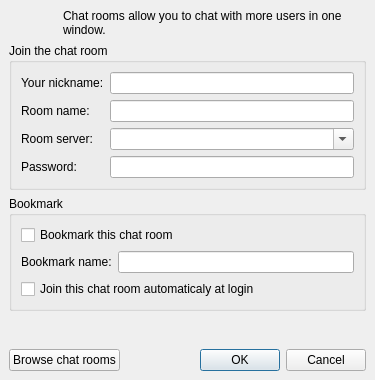
<ui version="4.0" >
 <class>joingroupchat</class>
 <widget class="QDialog" name="joingroupchat" >
  <property name="geometry" >
   <rect>
    <x>0</x>
    <y>0</y>
    <width>375</width>
    <height>380</height>
   </rect>
  </property>
  <property name="windowTitle" >
   <string>Join Chat Room</string>
  </property>
  <layout class="QGridLayout" >
   <property name="margin" >
    <number>9</number>
   </property>
   <property name="spacing" >
    <number>6</number>
   </property>
   <item row="3" column="0" >
    <spacer>
     <property name="orientation" >
      <enum>Qt::Vertical</enum>
     </property>
     <property name="sizeHint" stdset="0" >
      <size>
       <width>20</width>
       <height>40</height>
      </size>
     </property>
    </spacer>
   </item>
   <item row="0" column="0" >
    <widget class="QLabel" name="label" >
     <property name="maximumSize" >
      <size>
       <width>48</width>
       <height>48</height>
      </size>
     </property>
     <property name="text" >
      <string/>
     </property>
     <property name="pixmap" >
      <pixmap>:/images/48x48/categories/conferences.png</pixmap>
     </property>
    </widget>
   </item>
   <item row="0" column="1" >
    <widget class="QLabel" name="label_2" >
     <property name="text" >
      <string>Chat rooms allow you to chat with more users in one window.</string>
     </property>
     <property name="wordWrap" >
      <bool>true</bool>
     </property>
    </widget>
   </item>
   <item row="1" column="0" colspan="2" >
    <widget class="QGroupBox" name="groupBox" >
     <property name="title" >
      <string>Join the chat room</string>
     </property>
     <layout class="QVBoxLayout" >
      <property name="spacing" >
       <number>6</number>
      </property>
      <property name="margin" >
       <number>9</number>
      </property>
      <item>
       <layout class="QHBoxLayout" >
        <property name="spacing" >
         <number>6</number>
        </property>
        <property name="margin" >
         <number>0</number>
        </property>
        <item>
         <layout class="QVBoxLayout" >
          <property name="spacing" >
           <number>6</number>
          </property>
          <property name="margin" >
           <number>0</number>
          </property>
          <item>
           <widget class="QLabel" name="label_3" >
            <property name="text" >
             <string>Your nickname:</string>
            </property>
           </widget>
          </item>
          <item>
           <widget class="QLabel" name="label_4" >
            <property name="text" >
             <string>Room name:</string>
            </property>
           </widget>
          </item>
          <item>
           <widget class="QLabel" name="label_5" >
            <property name="text" >
             <string>Room server:</string>
            </property>
           </widget>
          </item>
          <item>
           <widget class="QLabel" name="label_6" >
            <property name="text" >
             <string>Password:</string>
            </property>
           </widget>
          </item>
         </layout>
        </item>
        <item>
         <layout class="QVBoxLayout" >
          <property name="spacing" >
           <number>6</number>
          </property>
          <property name="margin" >
           <number>0</number>
          </property>
          <item>
           <widget class="QLineEdit" name="nickname" />
          </item>
          <item>
           <widget class="QLineEdit" name="roomName" />
          </item>
          <item>
           <widget class="QComboBox" name="serverName" >
            <property name="editable" >
             <bool>true</bool>
            </property>
           </widget>
          </item>
          <item>
           <widget class="QLineEdit" name="password" />
          </item>
         </layout>
        </item>
       </layout>
      </item>
     </layout>
    </widget>
   </item>
   <item row="2" column="0" colspan="2" >
    <widget class="QGroupBox" name="groupBox_2" >
     <property name="title" >
      <string>Bookmark</string>
     </property>
     <layout class="QGridLayout" >
      <property name="margin" >
       <number>9</number>
      </property>
      <property name="spacing" >
       <number>6</number>
      </property>
      <item row="1" column="0" >
       <layout class="QHBoxLayout" >
        <property name="spacing" >
         <number>6</number>
        </property>
        <property name="margin" >
         <number>0</number>
        </property>
        <item>
         <widget class="QLabel" name="bookmarkNameLabel" >
          <property name="text" >
           <string>Bookmark name:</string>
          </property>
         </widget>
        </item>
        <item>
         <widget class="QLineEdit" name="bookmarkName" />
        </item>
       </layout>
      </item>
      <item row="0" column="0" >
       <widget class="QCheckBox" name="bookmarkChat" >
        <property name="text" >
         <string>Bookmark this chat room</string>
        </property>
       </widget>
      </item>
      <item row="2" column="0" >
       <widget class="QCheckBox" name="autojoin" >
        <property name="text" >
         <string>Join this chat room automaticaly at login</string>
        </property>
       </widget>
      </item>
     </layout>
    </widget>
   </item>
   <item row="4" column="0" colspan="2" >
    <layout class="QGridLayout" name="buttons" >
     <property name="spacing" >
      <number>6</number>
     </property>
     <item row="0" column="0" >
      <widget class="QPushButton" name="browser" >
       <property name="text" >
        <string>Browse chat rooms</string>
       </property>
      </widget>
     </item>
     <item row="0" column="1" >
      <widget class="QDialogButtonBox" name="buttonBox" >
       <property name="orientation" >
        <enum>Qt::Horizontal</enum>
       </property>
       <property name="standardButtons" >
        <set>QDialogButtonBox::Cancel|QDialogButtonBox::Ok</set>
       </property>
      </widget>
     </item>
    </layout>
   </item>
  </layout>
 </widget>
 <tabstops>
  <tabstop>nickname</tabstop>
  <tabstop>roomName</tabstop>
  <tabstop>password</tabstop>
  <tabstop>bookmarkChat</tabstop>
  <tabstop>bookmarkName</tabstop>
  <tabstop>autojoin</tabstop>
 </tabstops>
 <resources/>
 <connections>
  <connection>
   <sender>buttonBox</sender>
   <signal>accepted()</signal>
   <receiver>joingroupchat</receiver>
   <slot>accept()</slot>
   <hints>
    <hint type="sourcelabel" >
     <x>237</x>
     <y>355</y>
    </hint>
    <hint type="destinationlabel" >
     <x>368</x>
     <y>258</y>
    </hint>
   </hints>
  </connection>
  <connection>
   <sender>buttonBox</sender>
   <signal>rejected()</signal>
   <receiver>joingroupchat</receiver>
   <slot>reject()</slot>
   <hints>
    <hint type="sourcelabel" >
     <x>319</x>
     <y>355</y>
    </hint>
    <hint type="destinationlabel" >
     <x>367</x>
     <y>205</y>
    </hint>
   </hints>
  </connection>
  <connection>
   <sender>bookmarkChat</sender>
   <signal>toggled(bool)</signal>
   <receiver>bookmarkName</receiver>
   <slot>setEnabled(bool)</slot>
   <hints>
    <hint type="sourcelabel" >
     <x>114</x>
     <y>213</y>
    </hint>
    <hint type="destinationlabel" >
     <x>162</x>
     <y>249</y>
    </hint>
   </hints>
  </connection>
  <connection>
   <sender>bookmarkChat</sender>
   <signal>toggled(bool)</signal>
   <receiver>autojoin</receiver>
   <slot>setEnabled(bool)</slot>
   <hints>
    <hint type="sourcelabel" >
     <x>119</x>
     <y>218</y>
    </hint>
    <hint type="destinationlabel" >
     <x>120</x>
     <y>272</y>
    </hint>
   </hints>
  </connection>
 </connections>
</ui>
